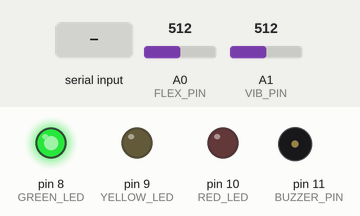
Recording of a sketch running on a simulated Arduino Uno, built with avr-gcc and run on an emulated ATmega328P. Shown: output pins drawn as LEDs (lit = HIGH), buzzer (waves = sounding, pin HIGH). The test bench sets the inputs (shaded band); at power-on: A0 (FLEX_PIN) = 512, A1 (VIB_PIN) = 512. What the sketch prints to the serial monitor is not drawn.

Above: at 1.2 s.
1.3 s: "W" received over Serial
At 2.8 s:
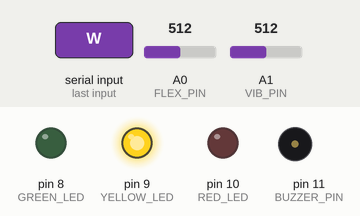
4.3 s: "D" received over Serial
At 5.1 s:
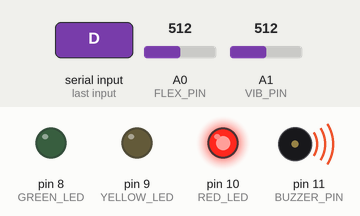
5.8 s: "S" received over Serial
At 6.3 s:
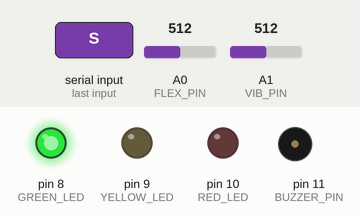
Timing chart, 0 to 8.8 s (numbered marks = the images above; inputs shaded):
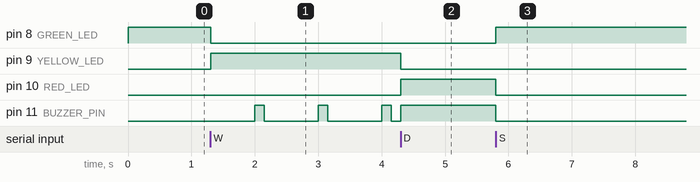

The sketch:

structural_monitor.ino
```cpp
/*
  Quantum Inspired Early Warning System for Structural Failure
  Arduino UNO firmware

  - Reads a flexible (bend/strain) sensor on A0 and an SW420 vibration sensor on A1
  - Streams the raw readings to the host over serial as:  FLEX:<0-1023>,VIB:<0-1023>
  - Receives a one-character status command from the Python risk monitor:
        'S' = SAFE    -> green LED, buzzer off
        'W' = WARNING -> yellow LED, buzzer beeps
        'D' = DANGER  -> red LED, buzzer continuous
*/

// ---------- Pin configuration ----------
const int FLEX_PIN   = A0;   // flexible sensor (voltage divider)
const int VIB_PIN    = A1;   // SW420 vibration sensor (analog / output pin)
const int GREEN_LED  = 8;    // traffic light module: green
const int YELLOW_LED = 9;    // traffic light module: yellow
const int RED_LED    = 10;   // traffic light module: red
const int BUZZER_PIN = 11;   // 5V active buzzer

// ---------- Timing ----------
const unsigned long SAMPLE_INTERVAL_MS = 100;   // 10 readings per second
const unsigned long BEEP_PERIOD_MS     = 1000;  // warning beep cycle
const unsigned long BEEP_ON_MS         = 150;   // beep length inside the cycle

char status = 'S';
unsigned long lastSample = 0;

void applyStatus() {
  digitalWrite(GREEN_LED,  status == 'S' ? HIGH : LOW);
  digitalWrite(YELLOW_LED, status == 'W' ? HIGH : LOW);
  digitalWrite(RED_LED,    status == 'D' ? HIGH : LOW);
}

void readCommands() {
  while (Serial.available() > 0) {
    char c = Serial.read();
    if (c == 'S' || c == 'W' || c == 'D') {
      status = c;
      applyStatus();
    }
  }
}

void sendReadings() {
  unsigned long now = millis();
  if (now - lastSample >= SAMPLE_INTERVAL_MS) {
    lastSample = now;
    int flex = analogRead(FLEX_PIN);
    int vib  = analogRead(VIB_PIN);
    Serial.print("FLEX:");
    Serial.print(flex);
    Serial.print(",VIB:");
    Serial.println(vib);
  }
}

void updateBuzzer() {
  if (status == 'D') {
    digitalWrite(BUZZER_PIN, HIGH);                       // continuous alarm
  } else if (status == 'W') {
    bool on = (millis() % BEEP_PERIOD_MS) < BEEP_ON_MS;   // short beep every second
    digitalWrite(BUZZER_PIN, on ? HIGH : LOW);
  } else {
    digitalWrite(BUZZER_PIN, LOW);
  }
}

void setup() {
  Serial.begin(9600);
  pinMode(GREEN_LED, OUTPUT);
  pinMode(YELLOW_LED, OUTPUT);
  pinMode(RED_LED, OUTPUT);
  pinMode(BUZZER_PIN, OUTPUT);
  applyStatus();
}

void loop() {
  readCommands();
  sendReadings();
  updateBuzzer();
}
```

Measured:
- after the input at 1.3 s, pin 8 (GREEN_LED): HIGH → LOW at once; pin 9 (YELLOW_LED): LOW → HIGH at once; pin 11 (BUZZER_PIN): alternates HIGH for 0.15 s and LOW for 0.85 s, starting after 0.70 s
- after the input at 4.3 s, pin 9 (YELLOW_LED): HIGH → LOW at once; pin 10 (RED_LED): LOW → HIGH at once
- after the input at 5.8 s, pin 8 (GREEN_LED): LOW → HIGH at once; pin 10 (RED_LED), pin 11 (BUZZER_PIN): HIGH → LOW at once
